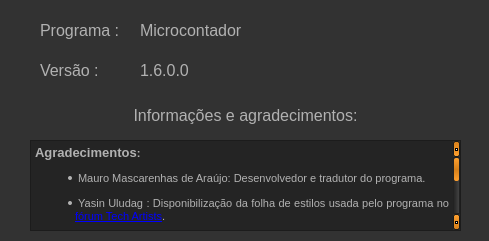
<?xml version="1.0" encoding="UTF-8"?>
<ui version="4.0">
 <class>jnlSobre</class>
 <widget class="QWidget" name="jnlSobre">
  <property name="geometry">
   <rect>
    <x>0</x>
    <y>0</y>
    <width>489</width>
    <height>241</height>
   </rect>
  </property>
  <property name="windowTitle">
   <string>Microcontador | Sobre</string>
  </property>
  <property name="windowIcon">
   <iconset resource="estilos.qrc">
    <normaloff>:/imgs/Microcontador.png</normaloff>:/imgs/Microcontador.png</iconset>
  </property>
  <property name="styleSheet">
   <string notr="true">QToolTip
{
     border: 1px solid black;
     background-color: #ffa02f;
     padding: 1px;
     border-radius: 3px;
     opacity: 100;
}

QWidget
{
    color: #b1b1b1;
    background-color: #323232;
}

QWidget:item:hover
{
    background-color: QLinearGradient( x1: 0, y1: 0, x2: 0, y2: 1, stop: 0 #ffa02f, stop: 1 #ca0619);
    color: #000000;
}

QWidget:item:selected
{
    background-color: QLinearGradient( x1: 0, y1: 0, x2: 0, y2: 1, stop: 0 #ffa02f, stop: 1 #d7801a);
}

QMenuBar::item
{
    background: transparent;
}

QMenuBar::item:selected
{
    background: transparent;
    border: 1px solid #ffaa00;
}

QMenuBar::item:pressed
{
    background: #444;
    border: 1px solid #000;
    background-color: QLinearGradient(
        x1:0, y1:0,
        x2:0, y2:1,
        stop:1 #212121,
        stop:0.4 #343434/*,
        stop:0.2 #343434,
        stop:0.1 #ffaa00*/
    );
    margin-bottom:-1px;
    padding-bottom:1px;
}

QMenu
{
    border: 1px solid #000;
}

QMenu::item
{
    padding: 2px 20px 2px 20px;
}

QMenu::item:selected
{
    color: #000000;
}

QWidget:disabled
{
    color: #404040;
    background-color: #323232;
}

QAbstractItemView
{
    background-color: QLinearGradient( x1: 0, y1: 0, x2: 0, y2: 1, stop: 0 #4d4d4d, stop: 0.1 #646464, stop: 1 #5d5d5d);
}

QWidget:focus
{
    /*border: 2px solid QLinearGradient( x1: 0, y1: 0, x2: 0, y2: 1, stop: 0 #ffa02f, stop: 1 #d7801a);*/
}

QLineEdit
{
    background-color: QLinearGradient( x1: 0, y1: 0, x2: 0, y2: 1, stop: 0 #4d4d4d, stop: 0 #646464, stop: 1 #5d5d5d);
    padding: 1px;
    border-style: solid;
    border: 1px solid #1e1e1e;
    border-radius: 5;
}

QPushButton
{
    color: #b1b1b1;
    background-color: QLinearGradient( x1: 0, y1: 0, x2: 0, y2: 1, stop: 0 #565656, stop: 0.1 #525252, stop: 0.5 #4e4e4e, stop: 0.9 #4a4a4a, stop: 1 #464646);
    border-width: 1px;
    border-color: #1e1e1e;
    border-style: solid;
    border-radius: 6;
    padding: 3px;
    font-size: 12px;
    padding-left: 5px;
    padding-right: 5px;
}

QPushButton:pressed
{
    background-color: QLinearGradient( x1: 0, y1: 0, x2: 0, y2: 1, stop: 0 #2d2d2d, stop: 0.1 #2b2b2b, stop: 0.5 #292929, stop: 0.9 #282828, stop: 1 #252525);
}

QComboBox
{
    selection-background-color: #ffaa00;
    background-color: QLinearGradient( x1: 0, y1: 0, x2: 0, y2: 1, stop: 0 #565656, stop: 0.1 #525252, stop: 0.5 #4e4e4e, stop: 0.9 #4a4a4a, stop: 1 #464646);
    border-style: solid;
    border: 1px solid #1e1e1e;
    border-radius: 5;
}

QComboBox:hover,QPushButton:hover
{
    border: 2px solid QLinearGradient( x1: 0, y1: 0, x2: 0, y2: 1, stop: 0 #ffa02f, stop: 1 #d7801a);
}


QComboBox:on
{
    padding-top: 3px;
    padding-left: 4px;
    background-color: QLinearGradient( x1: 0, y1: 0, x2: 0, y2: 1, stop: 0 #2d2d2d, stop: 0.1 #2b2b2b, stop: 0.5 #292929, stop: 0.9 #282828, stop: 1 #252525);
    selection-background-color: #ffaa00;
}

QComboBox QAbstractItemView
{
    border: 2px solid darkgray;
    selection-background-color: QLinearGradient( x1: 0, y1: 0, x2: 0, y2: 1, stop: 0 #ffa02f, stop: 1 #d7801a);
}

QComboBox::drop-down
{
     subcontrol-origin: padding;
     subcontrol-position: top right;
     width: 15px;

     border-left-width: 0px;
     border-left-color: darkgray;
     border-left-style: solid; /* just a single line */
     border-top-right-radius: 3px; /* same radius as the QComboBox */
     border-bottom-right-radius: 3px;
 }

QComboBox::down-arrow
{
     image: url(:/imgs/down_arrow.png);
}

QGroupBox:focus
{
border: 2px solid QLinearGradient( x1: 0, y1: 0, x2: 0, y2: 1, stop: 0 #ffa02f, stop: 1 #d7801a);
}

QTextEdit:focus
{
    border: 2px solid QLinearGradient( x1: 0, y1: 0, x2: 0, y2: 1, stop: 0 #ffa02f, stop: 1 #d7801a);
}

QScrollBar:horizontal {
     border: 1px solid #222222;
     background: QLinearGradient( x1: 0, y1: 0, x2: 0, y2: 1, stop: 0.0 #121212, stop: 0.2 #282828, stop: 1 #484848);
     height: 7px;
     margin: 0px 16px 0 16px;
}

QScrollBar::handle:horizontal
{
      background: QLinearGradient( x1: 0, y1: 0, x2: 1, y2: 0, stop: 0 #ffa02f, stop: 0.5 #d7801a, stop: 1 #ffa02f);
      min-height: 20px;
      border-radius: 2px;
}

QScrollBar::add-line:horizontal {
      border: 1px solid #1b1b19;
      border-radius: 2px;
      background: QLinearGradient( x1: 0, y1: 0, x2: 1, y2: 0, stop: 0 #ffa02f, stop: 1 #d7801a);
      width: 14px;
      subcontrol-position: right;
      subcontrol-origin: margin;
}

QScrollBar::sub-line:horizontal {
      border: 1px solid #1b1b19;
      border-radius: 2px;
      background: QLinearGradient( x1: 0, y1: 0, x2: 1, y2: 0, stop: 0 #ffa02f, stop: 1 #d7801a);
      width: 14px;
     subcontrol-position: left;
     subcontrol-origin: margin;
}

QScrollBar::right-arrow:horizontal, QScrollBar::left-arrow:horizontal
{
      border: 1px solid black;
      width: 1px;
      height: 1px;
      background: white;
}

QScrollBar::add-page:horizontal, QScrollBar::sub-page:horizontal
{
      background: none;
}

QScrollBar:vertical
{
      background: QLinearGradient( x1: 0, y1: 0, x2: 1, y2: 0, stop: 0.0 #121212, stop: 0.2 #282828, stop: 1 #484848);
      width: 7px;
      margin: 16px 0 16px 0;
      border: 1px solid #222222;
}

QScrollBar::handle:vertical
{
      background: QLinearGradient( x1: 0, y1: 0, x2: 0, y2: 1, stop: 0 #ffa02f, stop: 0.5 #d7801a, stop: 1 #ffa02f);
      min-height: 20px;
      border-radius: 2px;
}

QScrollBar::add-line:vertical
{
      border: 1px solid #1b1b19;
      border-radius: 2px;
      background: QLinearGradient( x1: 0, y1: 0, x2: 0, y2: 1, stop: 0 #ffa02f, stop: 1 #d7801a);
      height: 14px;
      subcontrol-position: bottom;
      subcontrol-origin: margin;
}

QScrollBar::sub-line:vertical
{
      border: 1px solid #1b1b19;
      border-radius: 2px;
      background: QLinearGradient( x1: 0, y1: 0, x2: 0, y2: 1, stop: 0 #d7801a, stop: 1 #ffa02f);
      height: 14px;
      subcontrol-position: top;
      subcontrol-origin: margin;
}

QScrollBar::up-arrow:vertical, QScrollBar::down-arrow:vertical
{
      border: 1px solid black;
      width: 1px;
      height: 1px;
      background: white;
}


QScrollBar::add-page:vertical, QScrollBar::sub-page:vertical
{
      background: none;
}

QTextEdit
{
    background-color: #242424;
}

QPlainTextEdit
{
    background-color: #242424;
}

QHeaderView::section
{
    background-color: QLinearGradient(x1:0, y1:0, x2:0, y2:1, stop:0 #616161, stop: 0.5 #505050, stop: 0.6 #434343, stop:1 #656565);
    color: white;
    padding-left: 4px;
    border: 1px solid #6c6c6c;
}

QCheckBox:disabled
{
color: #414141;
}

QDockWidget::title
{
    text-align: center;
    spacing: 3px; /* spacing between items in the tool bar */
    background-color: QLinearGradient(x1:0, y1:0, x2:0, y2:1, stop:0 #323232, stop: 0.5 #242424, stop:1 #323232);
}

QDockWidget::close-button, QDockWidget::float-button
{
    text-align: center;
    spacing: 1px; /* spacing between items in the tool bar */
    background-color: QLinearGradient(x1:0, y1:0, x2:0, y2:1, stop:0 #323232, stop: 0.5 #242424, stop:1 #323232);
}

QDockWidget::close-button:hover, QDockWidget::float-button:hover
{
    background: #242424;
}

QDockWidget::close-button:pressed, QDockWidget::float-button:pressed
{
    padding: 1px -1px -1px 1px;
}

QMainWindow::separator
{
    background-color: QLinearGradient(x1:0, y1:0, x2:0, y2:1, stop:0 #161616, stop: 0.5 #151515, stop: 0.6 #212121, stop:1 #343434);
    color: white;
    padding-left: 4px;
    border: 1px solid #4c4c4c;
    spacing: 3px; /* spacing between items in the tool bar */
}

QMainWindow::separator:hover
{

    background-color: QLinearGradient(x1:0, y1:0, x2:0, y2:1, stop:0 #d7801a, stop:0.5 #b56c17 stop:1 #ffa02f);
    color: white;
    padding-left: 4px;
    border: 1px solid #6c6c6c;
    spacing: 3px; /* spacing between items in the tool bar */
}

QToolBar::handle
{
     spacing: 3px; /* spacing between items in the tool bar */
     background: url(:/imgs/handle.png);
}

QMenu::separator
{
    height: 2px;
    background-color: QLinearGradient(x1:0, y1:0, x2:0, y2:1, stop:0 #161616, stop: 0.5 #151515, stop: 0.6 #212121, stop:1 #343434);
    color: white;
    padding-left: 4px;
    margin-left: 10px;
    margin-right: 5px;
}

QProgressBar
{
    border: 2px solid grey;
    border-radius: 5px;
    text-align: center;
}

QProgressBar::chunk
{
    background-color: #d7801a;
    width: 2.15px;
    margin: 0.5px;
}

QTabBar::tab {
    color: #b1b1b1;
    border: 1px solid #444;
    border-bottom-style: none;
    background-color: #323232;
    padding-left: 10px;
    padding-right: 10px;
    padding-top: 3px;
    padding-bottom: 2px;
    margin-right: -1px;
}

QTabWidget::pane {
    border: 1px solid #444;
    top: 1px;
}

QTabBar::tab:last
{
    margin-right: 0; /* the last selected tab has nothing to overlap with on the right */
    border-top-right-radius: 3px;
}

QTabBar::tab:first:!selected
{
 margin-left: 0px; /* the last selected tab has nothing to overlap with on the right */


    border-top-left-radius: 3px;
}

QTabBar::tab:!selected
{
    color: #b1b1b1;
    border-bottom-style: solid;
    margin-top: 3px;
    background-color: QLinearGradient(x1:0, y1:0, x2:0, y2:1, stop:1 #212121, stop:.4 #343434);
}

QTabBar::tab:selected
{
    border-top-left-radius: 3px;
    border-top-right-radius: 3px;
    margin-bottom: 0px;
}

QTabBar::tab:!selected:hover
{
    /*border-top: 2px solid #ffaa00;
    padding-bottom: 3px;*/
    border-top-left-radius: 3px;
    border-top-right-radius: 3px;
    background-color: QLinearGradient(x1:0, y1:0, x2:0, y2:1, stop:1 #212121, stop:0.4 #343434, stop:0.2 #343434, stop:0.1 #ffaa00);
}

QRadioButton::indicator:checked, QRadioButton::indicator:unchecked{
    color: #b1b1b1;
    background-color: #323232;
    border: 1px solid #b1b1b1;
    border-radius: 6px;
}

QRadioButton::indicator:checked
{
    background-color: qradialgradient(
        cx: 0.5, cy: 0.5,
        fx: 0.5, fy: 0.5,
        radius: 1.0,
        stop: 0.25 #ffaa00,
        stop: 0.3 #323232
    );
}

QCheckBox::indicator{
    color: #b1b1b1;
    background-color: #323232;
    border: 1px solid #b1b1b1;
    width: 9px;
    height: 9px;
}

QRadioButton::indicator
{
    border-radius: 6px;
}

QRadioButton::indicator:hover, QCheckBox::indicator:hover
{
    border: 1px solid #ffaa00;
}

QCheckBox::indicator:checked
{
    image:url(:/imgs/checkbox.png);
}

QCheckBox::indicator:disabled, QRadioButton::indicator:disabled
{
    border: 1px solid #444;
}</string>
  </property>
  <widget class="QLabel" name="etqNome">
   <property name="geometry">
    <rect>
     <x>40</x>
     <y>20</y>
     <width>91</width>
     <height>21</height>
    </rect>
   </property>
   <property name="font">
    <font>
     <pointsize>12</pointsize>
    </font>
   </property>
   <property name="text">
    <string>Programa :</string>
   </property>
  </widget>
  <widget class="QLabel" name="etqVersao">
   <property name="geometry">
    <rect>
     <x>40</x>
     <y>60</y>
     <width>91</width>
     <height>21</height>
    </rect>
   </property>
   <property name="font">
    <font>
     <pointsize>12</pointsize>
    </font>
   </property>
   <property name="text">
    <string>Versão :</string>
   </property>
  </widget>
  <widget class="QLabel" name="etqNomeProg">
   <property name="geometry">
    <rect>
     <x>140</x>
     <y>20</y>
     <width>291</width>
     <height>21</height>
    </rect>
   </property>
   <property name="font">
    <font>
     <pointsize>12</pointsize>
    </font>
   </property>
   <property name="text">
    <string>Microcontador</string>
   </property>
  </widget>
  <widget class="QLabel" name="etqVersaoProg">
   <property name="geometry">
    <rect>
     <x>140</x>
     <y>60</y>
     <width>301</width>
     <height>21</height>
    </rect>
   </property>
   <property name="font">
    <font>
     <pointsize>12</pointsize>
    </font>
   </property>
   <property name="text">
    <string>1.6.0.0</string>
   </property>
  </widget>
  <widget class="QLabel" name="etqSobre">
   <property name="geometry">
    <rect>
     <x>40</x>
     <y>100</y>
     <width>411</width>
     <height>31</height>
    </rect>
   </property>
   <property name="font">
    <font>
     <pointsize>12</pointsize>
    </font>
   </property>
   <property name="text">
    <string>Informações e agradecimentos:</string>
   </property>
   <property name="alignment">
    <set>Qt::AlignCenter</set>
   </property>
  </widget>
  <widget class="QTextBrowser" name="txtInfo">
   <property name="geometry">
    <rect>
     <x>30</x>
     <y>140</y>
     <width>431</width>
     <height>91</height>
    </rect>
   </property>
   <property name="html">
    <string>&lt;!DOCTYPE HTML PUBLIC &quot;-//W3C//DTD HTML 4.0//EN&quot; &quot;http://www.w3.org/TR/REC-html40/strict.dtd&quot;&gt;
&lt;html&gt;&lt;head&gt;&lt;meta name=&quot;qrichtext&quot; content=&quot;1&quot; /&gt;&lt;style type=&quot;text/css&quot;&gt;
p, li { white-space: pre-wrap; }
&lt;/style&gt;&lt;/head&gt;&lt;body style=&quot; font-family:'MS Shell Dlg 2'; font-size:8.25pt; font-weight:400; font-style:normal;&quot;&gt;
&lt;p align=&quot;justify&quot; style=&quot; margin-top:0px; margin-bottom:0px; margin-left:0px; margin-right:0px; -qt-block-indent:0; text-indent:0px;&quot;&gt;&lt;span style=&quot; font-size:10pt; font-weight:600;&quot;&gt;Agradecimentos&lt;/span&gt;&lt;span style=&quot; font-weight:600;&quot;&gt;:&lt;/span&gt;&lt;/p&gt;
&lt;ul style=&quot;margin-top: 0px; margin-bottom: 0px; margin-left: 0px; margin-right: 0px; -qt-list-indent: 1;&quot;&gt;&lt;li style=&quot; font-size:8pt; font-weight:600;&quot; align=&quot;justify&quot; style=&quot; margin-top:12px; margin-bottom:12px; margin-left:0px; margin-right:0px; -qt-block-indent:0; text-indent:0px;&quot;&gt;&lt;span style=&quot; font-weight:400;&quot;&gt; Mauro Mascarenhas de Araújo: Desenvolvedor e tradutor do programa.&lt;/span&gt;&lt;/li&gt;
&lt;li style=&quot; font-size:8pt;&quot; align=&quot;justify&quot; style=&quot; margin-top:12px; margin-bottom:12px; margin-left:0px; margin-right:0px; -qt-block-indent:0; text-indent:0px;&quot;&gt; Yasin Uludag : Disponibilização da folha de estilos usada pelo programa no &lt;a href=&quot;http://tech-artists.org/forum/showthread.php?2359-Release-Qt-dark-orange-stylesheet&quot;&gt;&lt;span style=&quot; text-decoration: underline; color:#0000ff;&quot;&gt;fórum Tech Artists&lt;/span&gt;&lt;/a&gt;.&lt;/li&gt;&lt;/ul&gt;
&lt;p align=&quot;justify&quot; style=&quot; margin-top:0px; margin-bottom:0px; margin-left:0px; margin-right:0px; -qt-block-indent:0; text-indent:0px;&quot;&gt;&lt;span style=&quot; font-size:10pt; font-weight:600;&quot;&gt;Licença:&lt;/span&gt;&lt;/p&gt;
&lt;ul style=&quot;margin-top: 0px; margin-bottom: 0px; margin-left: 0px; margin-right: 0px; -qt-list-indent: 1;&quot;&gt;&lt;li style=&quot; font-size:8pt; font-weight:600;&quot; align=&quot;justify&quot; style=&quot; margin-top:12px; margin-bottom:12px; margin-left:0px; margin-right:0px; -qt-block-indent:0; text-indent:0px;&quot;&gt;&lt;span style=&quot; font-weight:400;&quot;&gt;Este programa encontra-se sob a Licença de código aberto Nintersoft, disponível no diretório da aplicação e no &lt;/span&gt;&lt;a href=&quot;http://www.nintersoft.com/sobre/licenca-de-codigo-aberto/&quot;&gt;&lt;span style=&quot; text-decoration: underline; color:#0000ff;&quot;&gt;site oficial Nintersoft&lt;/span&gt;&lt;/a&gt;&lt;span style=&quot; font-weight:400;&quot;&gt;.&lt;/span&gt;&lt;/li&gt;&lt;/ul&gt;
&lt;p align=&quot;justify&quot; style=&quot; margin-top:0px; margin-bottom:0px; margin-left:0px; margin-right:0px; -qt-block-indent:0; text-indent:0px;&quot;&gt;&lt;span style=&quot; font-size:10pt; font-weight:600;&quot;&gt;Direitos:&lt;/span&gt;&lt;/p&gt;
&lt;p style=&quot;-qt-paragraph-type:empty; margin-top:0px; margin-bottom:0px; margin-left:0px; margin-right:0px; -qt-block-indent:0; text-indent:0px; font-size:8pt; font-weight:600;&quot;&gt;&lt;br /&gt;&lt;/p&gt;
&lt;p align=&quot;center&quot; style=&quot; margin-top:0px; margin-bottom:0px; margin-left:0px; margin-right:0px; -qt-block-indent:0; text-indent:0px;&quot;&gt;&lt;span style=&quot; font-size:8pt;&quot;&gt;Copyright © 2016 Nintersoft | Todos os direitos reservados&lt;/span&gt;&lt;/p&gt;&lt;/body&gt;&lt;/html&gt;</string>
   </property>
   <property name="openExternalLinks">
    <bool>true</bool>
   </property>
   <property name="openLinks">
    <bool>false</bool>
   </property>
  </widget>
 </widget>
 <resources>
  <include location="estilos.qrc"/>
 </resources>
 <connections/>
</ui>
